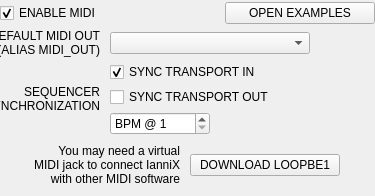
<?xml version="1.0" encoding="UTF-8"?>
<ui version="4.0">
 <class>InterfaceMidi</class>
 <widget class="QWidget" name="InterfaceMidi">
  <property name="geometry">
   <rect>
    <x>0</x>
    <y>0</y>
    <width>375</width>
    <height>196</height>
   </rect>
  </property>
  <property name="windowTitle">
   <string>Form</string>
  </property>
  <property name="statusTip">
   <string>MIDI Interface|If you cannot use OpenSoundControl in your creative application, you can use the built in MIDI support of IanniX.\nOn Mac OS X, a new virtual MIDI device will be available; you just have to enable it in the settings of your software.\nIanniX is able to send notes-on/off, control changes, pitchbend... but it is not as simple to control IanniX with a MIDI surface control, we strongly recommend to use OpenSoundControl for that.</string>
  </property>
  <layout class="QVBoxLayout" name="verticalLayout">
   <property name="spacing">
    <number>3</number>
   </property>
   <property name="margin">
    <number>0</number>
   </property>
   <item>
    <layout class="QHBoxLayout" name="horizontalLayout">
     <property name="spacing">
      <number>10</number>
     </property>
     <item>
      <widget class="QCheckBox" name="enable">
       <property name="toolTip">
        <string>Enables or disables MIDI messages</string>
       </property>
       <property name="text">
        <string>ENABLE MIDI</string>
       </property>
       <property name="checked">
        <bool>true</bool>
       </property>
      </widget>
     </item>
     <item>
      <spacer name="horizontalSpacer">
       <property name="orientation">
        <enum>Qt::Horizontal</enum>
       </property>
       <property name="sizeHint" stdset="0">
        <size>
         <width>40</width>
         <height>20</height>
        </size>
       </property>
      </spacer>
     </item>
     <item>
      <widget class="QPushButton" name="examples">
       <property name="minimumSize">
        <size>
         <width>150</width>
         <height>0</height>
        </size>
       </property>
       <property name="maximumSize">
        <size>
         <width>150</width>
         <height>16777215</height>
        </size>
       </property>
       <property name="toolTip">
        <string>Opens the folder where you can find examples of IanniX interfacing with software using a MIDI connection</string>
       </property>
       <property name="text">
        <string>OPEN EXAMPLES</string>
       </property>
      </widget>
     </item>
    </layout>
   </item>
   <item>
    <layout class="QHBoxLayout" name="horizontalLayout_34">
     <property name="spacing">
      <number>10</number>
     </property>
     <item>
      <widget class="QLabel" name="aliasLabel">
       <property name="minimumSize">
        <size>
         <width>100</width>
         <height>0</height>
        </size>
       </property>
       <property name="maximumSize">
        <size>
         <width>100</width>
         <height>16777215</height>
        </size>
       </property>
       <property name="text">
        <string>DEFAULT MIDI OUT
(ALIAS MIDI_OUT)</string>
       </property>
       <property name="alignment">
        <set>Qt::AlignRight|Qt::AlignTrailing|Qt::AlignVCenter</set>
       </property>
       <property name="buddy">
        <cstring>aliasPort</cstring>
       </property>
      </widget>
     </item>
     <item>
      <widget class="QComboBox" name="aliasPort">
       <property name="minimumSize">
        <size>
         <width>200</width>
         <height>20</height>
        </size>
       </property>
       <property name="maximumSize">
        <size>
         <width>200</width>
         <height>16777215</height>
        </size>
       </property>
       <property name="toolTip">
        <string>Changes the default MIDI device for all outgoing MIDI messages</string>
       </property>
      </widget>
     </item>
     <item>
      <spacer name="horizontalSpacer_22">
       <property name="orientation">
        <enum>Qt::Horizontal</enum>
       </property>
       <property name="sizeHint" stdset="0">
        <size>
         <width>37</width>
         <height>17</height>
        </size>
       </property>
      </spacer>
     </item>
    </layout>
   </item>
   <item>
    <layout class="QHBoxLayout" name="horizontalLayout_33">
     <property name="spacing">
      <number>10</number>
     </property>
     <item>
      <widget class="QLabel" name="syncLabel">
       <property name="minimumSize">
        <size>
         <width>100</width>
         <height>0</height>
        </size>
       </property>
       <property name="maximumSize">
        <size>
         <width>100</width>
         <height>16777215</height>
        </size>
       </property>
       <property name="text">
        <string>SEQUENCER
SYNCHRONIZATION</string>
       </property>
       <property name="alignment">
        <set>Qt::AlignRight|Qt::AlignTrailing|Qt::AlignVCenter</set>
       </property>
       <property name="buddy">
        <cstring>bpm</cstring>
       </property>
      </widget>
     </item>
     <item>
      <layout class="QVBoxLayout" name="verticalLayout_12">
       <property name="spacing">
        <number>5</number>
       </property>
       <item>
        <widget class="QCheckBox" name="syncTransportIn">
         <property name="toolTip">
          <string>Check this option if you want to sync transport (play, pause, stop, rewind, song position) from another sequencer</string>
         </property>
         <property name="text">
          <string>SYNC TRANSPORT IN</string>
         </property>
         <property name="checked">
          <bool>true</bool>
         </property>
        </widget>
       </item>
       <item>
        <widget class="QCheckBox" name="syncTransportOut">
         <property name="toolTip">
          <string>Check this option if you want to sync transport (play, pause, stop, rewind, song position) to another sequencer</string>
         </property>
         <property name="text">
          <string>SYNC TRANSPORT OUT</string>
         </property>
        </widget>
       </item>
       <item>
        <widget class="QSpinBox" name="bpm">
         <property name="minimumSize">
          <size>
           <width>100</width>
           <height>0</height>
          </size>
         </property>
         <property name="maximumSize">
          <size>
           <width>100</width>
           <height>16777215</height>
          </size>
         </property>
         <property name="toolTip">
          <string>Changes the BPM of the score (used by clock synchronization)</string>
         </property>
         <property name="suffix">
          <string/>
         </property>
         <property name="prefix">
          <string>BPM @ </string>
         </property>
         <property name="minimum">
          <number>1</number>
         </property>
         <property name="maximum">
          <number>65535</number>
         </property>
        </widget>
       </item>
      </layout>
     </item>
     <item>
      <spacer name="horizontalSpacer_21">
       <property name="orientation">
        <enum>Qt::Horizontal</enum>
       </property>
       <property name="sizeHint" stdset="0">
        <size>
         <width>40</width>
         <height>20</height>
        </size>
       </property>
      </spacer>
     </item>
    </layout>
   </item>
   <item>
    <widget class="QWidget" name="midiJack" native="true">
     <property name="sizePolicy">
      <sizepolicy hsizetype="Preferred" vsizetype="Fixed">
       <horstretch>0</horstretch>
       <verstretch>0</verstretch>
      </sizepolicy>
     </property>
     <property name="minimumSize">
      <size>
       <width>0</width>
       <height>50</height>
      </size>
     </property>
     <layout class="QHBoxLayout" name="horizontalLayout_2">
      <property name="spacing">
       <number>10</number>
      </property>
      <property name="margin">
       <number>0</number>
      </property>
      <item>
       <spacer name="horizontalSpacer_2">
        <property name="orientation">
         <enum>Qt::Horizontal</enum>
        </property>
        <property name="sizeHint" stdset="0">
         <size>
          <width>40</width>
          <height>20</height>
         </size>
        </property>
       </spacer>
      </item>
      <item>
       <widget class="QLabel" name="label">
        <property name="text">
         <string>You may need a virtual
MIDI jack to connect IanniX
with other MIDI software</string>
        </property>
        <property name="alignment">
         <set>Qt::AlignRight|Qt::AlignTrailing|Qt::AlignVCenter</set>
        </property>
       </widget>
      </item>
      <item>
       <widget class="QPushButton" name="download">
        <property name="minimumSize">
         <size>
          <width>150</width>
          <height>0</height>
         </size>
        </property>
        <property name="maximumSize">
         <size>
          <width>150</width>
          <height>16777215</height>
         </size>
        </property>
        <property name="toolTip">
         <string>Downloads LoopBe1</string>
        </property>
        <property name="text">
         <string>DOWNLOAD LOOPBE1</string>
        </property>
       </widget>
      </item>
      <item>
       <spacer name="horizontalSpacer_3">
        <property name="orientation">
         <enum>Qt::Horizontal</enum>
        </property>
        <property name="sizeHint" stdset="0">
         <size>
          <width>40</width>
          <height>20</height>
         </size>
        </property>
       </spacer>
      </item>
     </layout>
    </widget>
   </item>
  </layout>
 </widget>
 <resources/>
 <connections/>
</ui>
